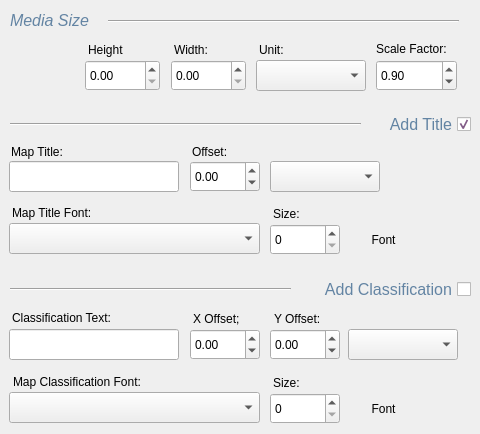
   <widget class="QWidget" name="tab">
    <attribute name="title">
     <string>Map Page</string>
    </attribute>
    <widget class="QLabel" name="label_13">
     <property name="geometry">
      <rect>
       <x>174</x>
       <y>41</y>
       <width>91</width>
       <height>17</height>
      </rect>
     </property>
     <property name="text">
      <string>Width:</string>
     </property>
    </widget>
    <widget class="QLabel" name="label_14">
     <property name="geometry">
      <rect>
       <x>88</x>
       <y>41</y>
       <width>91</width>
       <height>17</height>
      </rect>
     </property>
     <property name="text">
      <string>Height</string>
     </property>
    </widget>
    <widget class="QLabel" name="label_15">
     <property name="geometry">
      <rect>
       <x>259</x>
       <y>41</y>
       <width>101</width>
       <height>17</height>
      </rect>
     </property>
     <property name="text">
      <string>Unit:</string>
     </property>
    </widget>
    <widget class="QComboBox" name="combo_page_size_unit">
     <property name="geometry">
      <rect>
       <x>256</x>
       <y>60</y>
       <width>110</width>
       <height>31</height>
      </rect>
     </property>
     <property name="editable">
      <bool>false</bool>
     </property>
    </widget>
    <widget class="QDoubleSpinBox" name="spin_page_height">
     <property name="geometry">
      <rect>
       <x>85</x>
       <y>60</y>
       <width>75</width>
       <height>31</height>
      </rect>
     </property>
    </widget>
    <widget class="QDoubleSpinBox" name="spin_page_width">
     <property name="geometry">
      <rect>
       <x>171</x>
       <y>60</y>
       <width>75</width>
       <height>31</height>
      </rect>
     </property>
    </widget>
    <widget class="QLabel" name="label_21">
     <property name="geometry">
      <rect>
       <x>10</x>
       <y>10</y>
       <width>91</width>
       <height>21</height>
      </rect>
     </property>
     <property name="palette">
      <palette>
       <active>
        <colorrole role="WindowText">
         <brush brushstyle="SolidPattern">
          <color alpha="255">
           <red>99</red>
           <green>132</green>
           <blue>163</blue>
          </color>
         </brush>
        </colorrole>
        <colorrole role="Text">
         <brush brushstyle="SolidPattern">
          <color alpha="255">
           <red>82</red>
           <green>141</green>
           <blue>163</blue>
          </color>
         </brush>
        </colorrole>
        <colorrole role="PlaceholderText">
         <brush brushstyle="SolidPattern">
          <color alpha="128">
           <red>82</red>
           <green>141</green>
           <blue>163</blue>
          </color>
         </brush>
        </colorrole>
       </active>
       <inactive>
        <colorrole role="WindowText">
         <brush brushstyle="SolidPattern">
          <color alpha="255">
           <red>99</red>
           <green>132</green>
           <blue>163</blue>
          </color>
         </brush>
        </colorrole>
        <colorrole role="Text">
         <brush brushstyle="SolidPattern">
          <color alpha="255">
           <red>82</red>
           <green>141</green>
           <blue>163</blue>
          </color>
         </brush>
        </colorrole>
        <colorrole role="PlaceholderText">
         <brush brushstyle="SolidPattern">
          <color alpha="128">
           <red>82</red>
           <green>141</green>
           <blue>163</blue>
          </color>
         </brush>
        </colorrole>
       </inactive>
       <disabled>
        <colorrole role="WindowText">
         <brush brushstyle="SolidPattern">
          <color alpha="255">
           <red>177</red>
           <green>181</green>
           <blue>184</blue>
          </color>
         </brush>
        </colorrole>
        <colorrole role="Text">
         <brush brushstyle="SolidPattern">
          <color alpha="255">
           <red>180</red>
           <green>184</green>
           <blue>186</blue>
          </color>
         </brush>
        </colorrole>
        <colorrole role="PlaceholderText">
         <brush brushstyle="SolidPattern">
          <color alpha="128">
           <red>65</red>
           <green>76</green>
           <blue>82</blue>
          </color>
         </brush>
        </colorrole>
       </disabled>
      </palette>
     </property>
     <property name="font">
      <font>
       <pointsize>12</pointsize>
       <italic>true</italic>
      </font>
     </property>
     <property name="text">
      <string>Media Size</string>
     </property>
    </widget>
    <widget class="Line" name="line_4">
     <property name="geometry">
      <rect>
       <x>108</x>
       <y>11</y>
       <width>351</width>
       <height>20</height>
      </rect>
     </property>
     <property name="palette">
      <palette>
       <active>
        <colorrole role="WindowText">
         <brush brushstyle="SolidPattern">
          <color alpha="255">
           <red>99</red>
           <green>132</green>
           <blue>163</blue>
          </color>
         </brush>
        </colorrole>
        <colorrole role="Text">
         <brush brushstyle="SolidPattern">
          <color alpha="255">
           <red>82</red>
           <green>141</green>
           <blue>163</blue>
          </color>
         </brush>
        </colorrole>
        <colorrole role="PlaceholderText">
         <brush brushstyle="SolidPattern">
          <color alpha="128">
           <red>82</red>
           <green>141</green>
           <blue>163</blue>
          </color>
         </brush>
        </colorrole>
       </active>
       <inactive>
        <colorrole role="WindowText">
         <brush brushstyle="SolidPattern">
          <color alpha="255">
           <red>99</red>
           <green>132</green>
           <blue>163</blue>
          </color>
         </brush>
        </colorrole>
        <colorrole role="Text">
         <brush brushstyle="SolidPattern">
          <color alpha="255">
           <red>82</red>
           <green>141</green>
           <blue>163</blue>
          </color>
         </brush>
        </colorrole>
        <colorrole role="PlaceholderText">
         <brush brushstyle="SolidPattern">
          <color alpha="128">
           <red>82</red>
           <green>141</green>
           <blue>163</blue>
          </color>
         </brush>
        </colorrole>
       </inactive>
       <disabled>
        <colorrole role="WindowText">
         <brush brushstyle="SolidPattern">
          <color alpha="255">
           <red>177</red>
           <green>181</green>
           <blue>184</blue>
          </color>
         </brush>
        </colorrole>
        <colorrole role="Text">
         <brush brushstyle="SolidPattern">
          <color alpha="255">
           <red>180</red>
           <green>184</green>
           <blue>186</blue>
          </color>
         </brush>
        </colorrole>
        <colorrole role="PlaceholderText">
         <brush brushstyle="SolidPattern">
          <color alpha="128">
           <red>65</red>
           <green>76</green>
           <blue>82</blue>
          </color>
         </brush>
        </colorrole>
       </disabled>
      </palette>
     </property>
     <property name="orientation">
      <enum>Qt::Horizontal</enum>
     </property>
    </widget>
    <widget class="Line" name="line_3">
     <property name="geometry">
      <rect>
       <x>10</x>
       <y>114</y>
       <width>351</width>
       <height>20</height>
      </rect>
     </property>
     <property name="palette">
      <palette>
       <active>
        <colorrole role="WindowText">
         <brush brushstyle="SolidPattern">
          <color alpha="255">
           <red>99</red>
           <green>132</green>
           <blue>163</blue>
          </color>
         </brush>
        </colorrole>
        <colorrole role="Text">
         <brush brushstyle="SolidPattern">
          <color alpha="255">
           <red>82</red>
           <green>141</green>
           <blue>163</blue>
          </color>
         </brush>
        </colorrole>
        <colorrole role="PlaceholderText">
         <brush brushstyle="SolidPattern">
          <color alpha="128">
           <red>82</red>
           <green>141</green>
           <blue>163</blue>
          </color>
         </brush>
        </colorrole>
       </active>
       <inactive>
        <colorrole role="WindowText">
         <brush brushstyle="SolidPattern">
          <color alpha="255">
           <red>99</red>
           <green>132</green>
           <blue>163</blue>
          </color>
         </brush>
        </colorrole>
        <colorrole role="Text">
         <brush brushstyle="SolidPattern">
          <color alpha="255">
           <red>82</red>
           <green>141</green>
           <blue>163</blue>
          </color>
         </brush>
        </colorrole>
        <colorrole role="PlaceholderText">
         <brush brushstyle="SolidPattern">
          <color alpha="128">
           <red>82</red>
           <green>141</green>
           <blue>163</blue>
          </color>
         </brush>
        </colorrole>
       </inactive>
       <disabled>
        <colorrole role="WindowText">
         <brush brushstyle="SolidPattern">
          <color alpha="255">
           <red>177</red>
           <green>181</green>
           <blue>184</blue>
          </color>
         </brush>
        </colorrole>
        <colorrole role="Text">
         <brush brushstyle="SolidPattern">
          <color alpha="255">
           <red>180</red>
           <green>184</green>
           <blue>186</blue>
          </color>
         </brush>
        </colorrole>
        <colorrole role="PlaceholderText">
         <brush brushstyle="SolidPattern">
          <color alpha="128">
           <red>65</red>
           <green>76</green>
           <blue>82</blue>
          </color>
         </brush>
        </colorrole>
       </disabled>
      </palette>
     </property>
     <property name="orientation">
      <enum>Qt::Horizontal</enum>
     </property>
    </widget>
    <widget class="QLineEdit" name="txt_map_title">
     <property name="geometry">
      <rect>
       <x>9</x>
       <y>161</y>
       <width>170</width>
       <height>31</height>
      </rect>
     </property>
    </widget>
    <widget class="QLabel" name="label_6">
     <property name="geometry">
      <rect>
       <x>11</x>
       <y>143</y>
       <width>64</width>
       <height>17</height>
      </rect>
     </property>
     <property name="text">
      <string>Map Title:</string>
     </property>
    </widget>
    <widget class="QLineEdit" name="txt_map_classification">
     <property name="geometry">
      <rect>
       <x>9</x>
       <y>329</y>
       <width>170</width>
       <height>31</height>
      </rect>
     </property>
    </widget>
    <widget class="QDoubleSpinBox" name="spin_map_classsification_offset_x">
     <property name="geometry">
      <rect>
       <x>190</x>
       <y>329</y>
       <width>70</width>
       <height>31</height>
      </rect>
     </property>
     <property name="minimum">
      <double>-999.990000000000009</double>
     </property>
     <property name="maximum">
      <double>999.990000000000009</double>
     </property>
    </widget>
    <widget class="QDoubleSpinBox" name="spin_map_classsification_offset_y">
     <property name="geometry">
      <rect>
       <x>270</x>
       <y>329</y>
       <width>70</width>
       <height>31</height>
      </rect>
     </property>
     <property name="minimum">
      <double>-999.990000000000009</double>
     </property>
     <property name="maximum">
      <double>999.990000000000009</double>
     </property>
    </widget>
    <widget class="QComboBox" name="combo_map_classification_offset_unit">
     <property name="geometry">
      <rect>
       <x>348</x>
       <y>329</y>
       <width>110</width>
       <height>31</height>
      </rect>
     </property>
     <property name="editable">
      <bool>false</bool>
     </property>
     <property name="frame">
      <bool>true</bool>
     </property>
    </widget>
    <widget class="QLabel" name="label_3">
     <property name="geometry">
      <rect>
       <x>193</x>
       <y>310</y>
       <width>61</width>
       <height>17</height>
      </rect>
     </property>
     <property name="text">
      <string>X Offset;</string>
     </property>
    </widget>
    <widget class="Line" name="line_7">
     <property name="geometry">
      <rect>
       <x>10</x>
       <y>279</y>
       <width>281</width>
       <height>20</height>
      </rect>
     </property>
     <property name="palette">
      <palette>
       <active>
        <colorrole role="WindowText">
         <brush brushstyle="SolidPattern">
          <color alpha="255">
           <red>99</red>
           <green>132</green>
           <blue>163</blue>
          </color>
         </brush>
        </colorrole>
        <colorrole role="Text">
         <brush brushstyle="SolidPattern">
          <color alpha="255">
           <red>82</red>
           <green>141</green>
           <blue>163</blue>
          </color>
         </brush>
        </colorrole>
        <colorrole role="PlaceholderText">
         <brush brushstyle="SolidPattern">
          <color alpha="128">
           <red>82</red>
           <green>141</green>
           <blue>163</blue>
          </color>
         </brush>
        </colorrole>
       </active>
       <inactive>
        <colorrole role="WindowText">
         <brush brushstyle="SolidPattern">
          <color alpha="255">
           <red>99</red>
           <green>132</green>
           <blue>163</blue>
          </color>
         </brush>
        </colorrole>
        <colorrole role="Text">
         <brush brushstyle="SolidPattern">
          <color alpha="255">
           <red>82</red>
           <green>141</green>
           <blue>163</blue>
          </color>
         </brush>
        </colorrole>
        <colorrole role="PlaceholderText">
         <brush brushstyle="SolidPattern">
          <color alpha="128">
           <red>82</red>
           <green>141</green>
           <blue>163</blue>
          </color>
         </brush>
        </colorrole>
       </inactive>
       <disabled>
        <colorrole role="WindowText">
         <brush brushstyle="SolidPattern">
          <color alpha="255">
           <red>177</red>
           <green>181</green>
           <blue>184</blue>
          </color>
         </brush>
        </colorrole>
        <colorrole role="Text">
         <brush brushstyle="SolidPattern">
          <color alpha="255">
           <red>180</red>
           <green>184</green>
           <blue>186</blue>
          </color>
         </brush>
        </colorrole>
        <colorrole role="PlaceholderText">
         <brush brushstyle="SolidPattern">
          <color alpha="128">
           <red>65</red>
           <green>76</green>
           <blue>82</blue>
          </color>
         </brush>
        </colorrole>
       </disabled>
      </palette>
     </property>
     <property name="orientation">
      <enum>Qt::Horizontal</enum>
     </property>
    </widget>
    <widget class="QSpinBox" name="spin_map_title_font_size">
     <property name="geometry">
      <rect>
       <x>270</x>
       <y>224</y>
       <width>70</width>
       <height>31</height>
      </rect>
     </property>
     <property name="suffix">
      <string/>
     </property>
     <property name="prefix">
      <string/>
     </property>
    </widget>
    <widget class="QPushButton" name="btn_map_title_font_color">
     <property name="geometry">
      <rect>
       <x>348</x>
       <y>223</y>
       <width>71</width>
       <height>33</height>
      </rect>
     </property>
     <property name="text">
      <string>Font</string>
     </property>
     <property name="flat">
      <bool>true</bool>
     </property>
    </widget>
    <widget class="QComboBox" name="combo_map_title_font">
     <property name="geometry">
      <rect>
       <x>9</x>
       <y>223</y>
       <width>251</width>
       <height>31</height>
      </rect>
     </property>
    </widget>
    <widget class="QCheckBox" name="chk_add_map_title">
     <property name="geometry">
      <rect>
       <x>370</x>
       <y>114</y>
       <width>101</width>
       <height>21</height>
      </rect>
     </property>
     <property name="palette">
      <palette>
       <active>
        <colorrole role="WindowText">
         <brush brushstyle="SolidPattern">
          <color alpha="255">
           <red>99</red>
           <green>132</green>
           <blue>163</blue>
          </color>
         </brush>
        </colorrole>
        <colorrole role="Text">
         <brush brushstyle="SolidPattern">
          <color alpha="255">
           <red>157</red>
           <green>112</green>
           <blue>163</blue>
          </color>
         </brush>
        </colorrole>
        <colorrole role="PlaceholderText">
         <brush brushstyle="SolidPattern">
          <color alpha="128">
           <red>157</red>
           <green>112</green>
           <blue>163</blue>
          </color>
         </brush>
        </colorrole>
       </active>
       <inactive>
        <colorrole role="WindowText">
         <brush brushstyle="SolidPattern">
          <color alpha="255">
           <red>99</red>
           <green>132</green>
           <blue>163</blue>
          </color>
         </brush>
        </colorrole>
        <colorrole role="Text">
         <brush brushstyle="SolidPattern">
          <color alpha="255">
           <red>157</red>
           <green>112</green>
           <blue>163</blue>
          </color>
         </brush>
        </colorrole>
        <colorrole role="PlaceholderText">
         <brush brushstyle="SolidPattern">
          <color alpha="128">
           <red>157</red>
           <green>112</green>
           <blue>163</blue>
          </color>
         </brush>
        </colorrole>
       </inactive>
       <disabled>
        <colorrole role="WindowText">
         <brush brushstyle="SolidPattern">
          <color alpha="255">
           <red>177</red>
           <green>181</green>
           <blue>184</blue>
          </color>
         </brush>
        </colorrole>
        <colorrole role="Text">
         <brush brushstyle="SolidPattern">
          <color alpha="255">
           <red>180</red>
           <green>184</green>
           <blue>186</blue>
          </color>
         </brush>
        </colorrole>
        <colorrole role="PlaceholderText">
         <brush brushstyle="SolidPattern">
          <color alpha="128">
           <red>65</red>
           <green>76</green>
           <blue>82</blue>
          </color>
         </brush>
        </colorrole>
       </disabled>
      </palette>
     </property>
     <property name="font">
      <font>
       <pointsize>12</pointsize>
      </font>
     </property>
     <property name="layoutDirection">
      <enum>Qt::RightToLeft</enum>
     </property>
     <property name="text">
      <string>Add Title</string>
     </property>
     <property name="checked">
      <bool>true</bool>
     </property>
    </widget>
    <widget class="QCheckBox" name="chk_add_map_classification">
     <property name="geometry">
      <rect>
       <x>300</x>
       <y>279</y>
       <width>171</width>
       <height>21</height>
      </rect>
     </property>
     <property name="palette">
      <palette>
       <active>
        <colorrole role="WindowText">
         <brush brushstyle="SolidPattern">
          <color alpha="255">
           <red>99</red>
           <green>132</green>
           <blue>163</blue>
          </color>
         </brush>
        </colorrole>
        <colorrole role="Text">
         <brush brushstyle="SolidPattern">
          <color alpha="255">
           <red>157</red>
           <green>112</green>
           <blue>163</blue>
          </color>
         </brush>
        </colorrole>
        <colorrole role="PlaceholderText">
         <brush brushstyle="SolidPattern">
          <color alpha="128">
           <red>157</red>
           <green>112</green>
           <blue>163</blue>
          </color>
         </brush>
        </colorrole>
       </active>
       <inactive>
        <colorrole role="WindowText">
         <brush brushstyle="SolidPattern">
          <color alpha="255">
           <red>99</red>
           <green>132</green>
           <blue>163</blue>
          </color>
         </brush>
        </colorrole>
        <colorrole role="Text">
         <brush brushstyle="SolidPattern">
          <color alpha="255">
           <red>157</red>
           <green>112</green>
           <blue>163</blue>
          </color>
         </brush>
        </colorrole>
        <colorrole role="PlaceholderText">
         <brush brushstyle="SolidPattern">
          <color alpha="128">
           <red>157</red>
           <green>112</green>
           <blue>163</blue>
          </color>
         </brush>
        </colorrole>
       </inactive>
       <disabled>
        <colorrole role="WindowText">
         <brush brushstyle="SolidPattern">
          <color alpha="255">
           <red>177</red>
           <green>181</green>
           <blue>184</blue>
          </color>
         </brush>
        </colorrole>
        <colorrole role="Text">
         <brush brushstyle="SolidPattern">
          <color alpha="255">
           <red>180</red>
           <green>184</green>
           <blue>186</blue>
          </color>
         </brush>
        </colorrole>
        <colorrole role="PlaceholderText">
         <brush brushstyle="SolidPattern">
          <color alpha="128">
           <red>65</red>
           <green>76</green>
           <blue>82</blue>
          </color>
         </brush>
        </colorrole>
       </disabled>
      </palette>
     </property>
     <property name="font">
      <font>
       <pointsize>12</pointsize>
      </font>
     </property>
     <property name="layoutDirection">
      <enum>Qt::RightToLeft</enum>
     </property>
     <property name="text">
      <string>Add Classification</string>
     </property>
    </widget>
    <widget class="QLabel" name="lbl_orientation">
     <property name="geometry">
      <rect>
       <x>15</x>
       <y>46</y>
       <width>50</width>
       <height>50</height>
      </rect>
     </property>
     <property name="toolTip">
      <string/>
     </property>
     <property name="text">
      <string/>
     </property>
     <property name="pixmap">
      <pixmap>../icons/orientationH.png</pixmap>
     </property>
     <property name="scaledContents">
      <bool>true</bool>
     </property>
    </widget>
    <widget class="QComboBox" name="combo_map_title_offset_unit">
     <property name="geometry">
      <rect>
       <x>270</x>
       <y>161</y>
       <width>110</width>
       <height>31</height>
      </rect>
     </property>
     <property name="editable">
      <bool>false</bool>
     </property>
     <property name="frame">
      <bool>true</bool>
     </property>
    </widget>
    <widget class="QDoubleSpinBox" name="spin_map_title_offset_x">
     <property name="geometry">
      <rect>
       <x>190</x>
       <y>161</y>
       <width>70</width>
       <height>31</height>
      </rect>
     </property>
     <property name="minimum">
      <double>-999.990000000000009</double>
     </property>
     <property name="maximum">
      <double>999.990000000000009</double>
     </property>
    </widget>
    <widget class="QLabel" name="label_7">
     <property name="geometry">
      <rect>
       <x>12</x>
       <y>204</y>
       <width>101</width>
       <height>17</height>
      </rect>
     </property>
     <property name="text">
      <string>Map Title Font:</string>
     </property>
    </widget>
    <widget class="QLabel" name="label_8">
     <property name="geometry">
      <rect>
       <x>192</x>
       <y>143</y>
       <width>64</width>
       <height>17</height>
      </rect>
     </property>
     <property name="text">
      <string>Offset:</string>
     </property>
    </widget>
    <widget class="QLabel" name="label_11">
     <property name="geometry">
      <rect>
       <x>273</x>
       <y>205</y>
       <width>41</width>
       <height>17</height>
      </rect>
     </property>
     <property name="text">
      <string>Size:</string>
     </property>
    </widget>
    <widget class="QLabel" name="label_12">
     <property name="geometry">
      <rect>
       <x>12</x>
       <y>308</y>
       <width>131</width>
       <height>20</height>
      </rect>
     </property>
     <property name="text">
      <string>Classification Text:</string>
     </property>
    </widget>
    <widget class="QLabel" name="label_16">
     <property name="geometry">
      <rect>
       <x>274</x>
       <y>310</y>
       <width>64</width>
       <height>17</height>
      </rect>
     </property>
     <property name="text">
      <string>Y Offset:</string>
     </property>
    </widget>
    <widget class="QPushButton" name="btn_map_classification_font_color">
     <property name="geometry">
      <rect>
       <x>348</x>
       <y>392</y>
       <width>71</width>
       <height>33</height>
      </rect>
     </property>
     <property name="text">
      <string>Font</string>
     </property>
     <property name="flat">
      <bool>true</bool>
     </property>
    </widget>
    <widget class="QComboBox" name="combo_map_classification_font">
     <property name="geometry">
      <rect>
       <x>9</x>
       <y>392</y>
       <width>251</width>
       <height>31</height>
      </rect>
     </property>
    </widget>
    <widget class="QLabel" name="label_17">
     <property name="geometry">
      <rect>
       <x>13</x>
       <y>373</y>
       <width>161</width>
       <height>17</height>
      </rect>
     </property>
     <property name="text">
      <string>Map Classification Font:</string>
     </property>
    </widget>
    <widget class="QLabel" name="label_18">
     <property name="geometry">
      <rect>
       <x>273</x>
       <y>374</y>
       <width>41</width>
       <height>17</height>
      </rect>
     </property>
     <property name="text">
      <string>Size:</string>
     </property>
    </widget>
    <widget class="QSpinBox" name="spin_map_classification_font_size">
     <property name="geometry">
      <rect>
       <x>270</x>
       <y>393</y>
       <width>70</width>
       <height>31</height>
      </rect>
     </property>
     <property name="suffix">
      <string/>
     </property>
    </widget>
    <widget class="QDoubleSpinBox" name="spin_scale_factor">
     <property name="geometry">
      <rect>
       <x>376</x>
       <y>60</y>
       <width>81</width>
       <height>31</height>
      </rect>
     </property>
     <property name="minimum">
      <double>0.000000000000000</double>
     </property>
     <property name="maximum">
      <double>1.000000000000000</double>
     </property>
     <property name="singleStep">
      <double>0.100000000000000</double>
     </property>
     <property name="value">
      <double>0.900000000000000</double>
     </property>
    </widget>
    <widget class="QLabel" name="label_59">
     <property name="geometry">
      <rect>
       <x>376</x>
       <y>40</y>
       <width>91</width>
       <height>17</height>
      </rect>
     </property>
     <property name="text">
      <string>Scale Factor:</string>
     </property>
    </widget>
    <zorder>label_13</zorder>
    <zorder>label_14</zorder>
    <zorder>label_15</zorder>
    <zorder>combo_page_size_unit</zorder>
    <zorder>spin_page_height</zorder>
    <zorder>spin_page_width</zorder>
    <zorder>label_21</zorder>
    <zorder>line_4</zorder>
    <zorder>line_3</zorder>
    <zorder>txt_map_title</zorder>
    <zorder>label_6</zorder>
    <zorder>txt_map_classification</zorder>
    <zorder>spin_map_classsification_offset_x</zorder>
    <zorder>spin_map_classsification_offset_y</zorder>
    <zorder>combo_map_classification_offset_unit</zorder>
    <zorder>label_3</zorder>
    <zorder>line_7</zorder>
    <zorder>spin_map_title_font_size</zorder>
    <zorder>combo_map_title_font</zorder>
    <zorder>chk_add_map_title</zorder>
    <zorder>chk_add_map_classification</zorder>
    <zorder>lbl_orientation</zorder>
    <zorder>combo_map_title_offset_unit</zorder>
    <zorder>spin_map_title_offset_x</zorder>
    <zorder>btn_map_title_font_color</zorder>
    <zorder>label_7</zorder>
    <zorder>label_8</zorder>
    <zorder>label_11</zorder>
    <zorder>label_12</zorder>
    <zorder>label_16</zorder>
    <zorder>btn_map_classification_font_color</zorder>
    <zorder>combo_map_classification_font</zorder>
    <zorder>label_17</zorder>
    <zorder>label_18</zorder>
    <zorder>spin_map_classification_font_size</zorder>
    <zorder>spin_scale_factor</zorder>
    <zorder>label_59</zorder>
   </widget>
